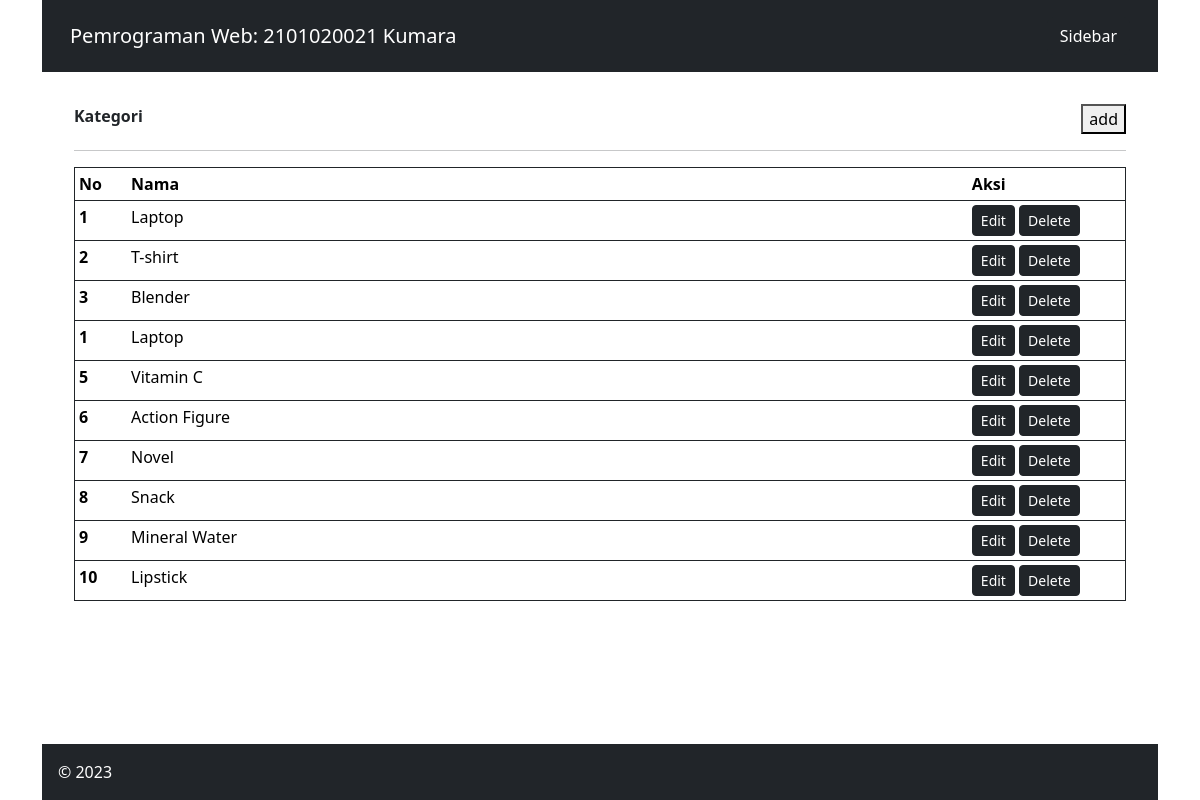
Page /P10/index.php?page=kategori on the committed database.
### tables this page shows
CREATE TABLE `detail_pesanan` (
  `id_detail_pesanan` int(11) NOT NULL,
  `jumlah` int(11) NOT NULL,
  `id_produk` int(11) NOT NULL,
  `id_pesanan` int(11) NOT NULL
);

CREATE TABLE `produk` (
  `id_produk` int(11) NOT NULL,
  `nama_produk` varchar(255) NOT NULL,
  `id_kategori` int(11) NOT NULL,
  `harga` int(11) DEFAULT NULL,
  `gambar` varchar(255) DEFAULT NULL
);

### P10/kategori.php (the view)
<div class="row justify-content-between">
    <div class="col-10"><b>Kategori</b></div>
    <div class="col-2 d-flex justify-content-end align-items-end">
        <button btn btn-dark btn-sm>add</button>
    </div>
</div>
<hr>
<table class="table table-sm border border-dark">
    <thead class="thead-dark">
        <tr>
            <th scope="col" width="5%">No</th>
            <th scope="col">Nama</th>
            <th scope="col" width="15%">Aksi</th>
        </tr>
    </thead>
    <tbody>
        <?php
        $stmt = "SELECT * FROM detail_pesanan
        JOIN pesanan ON pesanan.id_pesanan = detail_pesanan.id_pesanan
        JOIN produk ON produk.id_produk = detail_pesanan.id_produk
        JOIN kategori ON kategori.id_kategori = produk.id_kategori";
        $datas = mysqli_query($con, $stmt);
        while ($data = mysqli_fetch_array($datas)) {
        ?>
            <tr>
                <th scope="row"><?= $data['id_produk'] ?></th>
                <td><?= $data['nama_produk'] ?></td>
                <td>
                    <button class="btn btn-dark btn-sm">Edit</button>
                    <button class="btn btn-dark btn-sm">Delete</button>
                </td>
            </tr>
        <?php } ?>
  </tbody>
</table>

### P10/index.php (style rules this page uses)
html, body { height: 100%; }

### rows in the picture
detail_pesanan: id_produk.id_produk "1", id_produk.nama_produk "Laptop"
detail_pesanan: id_produk.id_produk "2", id_produk.nama_produk "T-shirt"
detail_pesanan: id_produk.id_produk "3", id_produk.nama_produk "Blender"
detail_pesanan: id_produk.id_produk "1", id_produk.nama_produk "Laptop"
detail_pesanan: id_produk.id_produk "5", id_produk.nama_produk "Vitamin C"
detail_pesanan: id_produk.id_produk "6", id_produk.nama_produk "Action Figure"
detail_pesanan: id_produk.id_produk "7", id_produk.nama_produk "Novel"
detail_pesanan: id_produk.id_produk "8", id_produk.nama_produk "Snack"
detail_pesanan: id_produk.id_produk "9", id_produk.nama_produk "Mineral Water"
detail_pesanan: id_produk.id_produk "10", id_produk.nama_produk "Lipstick"
